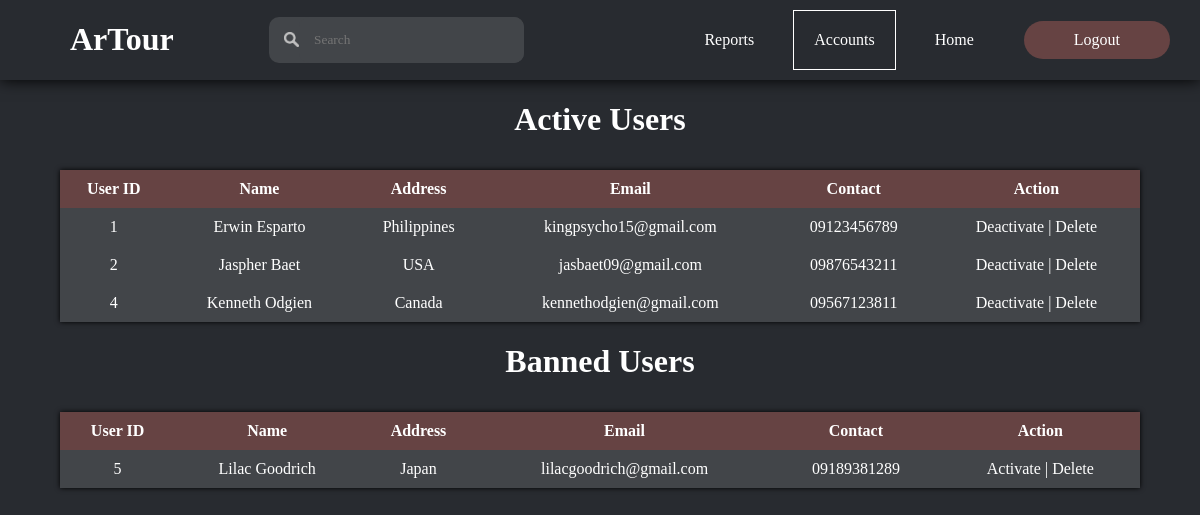
Page /html/userManage.php (signed in) on the committed database.
### tables this page shows
CREATE TABLE `users` (
  `profileId` int(11) NOT NULL,
  `profileType` int(11) NOT NULL,
  `profileName` varchar(255) NOT NULL,
  `profilePassword` varchar(255) NOT NULL,
  `profileDescription` varchar(255) NOT NULL,
  `profileAddress` varchar(255) NOT NULL,
  `profileEmail` varchar(255) NOT NULL,
  `profileNumber` varchar(11) NOT NULL,
  `profileFacebook` varchar(255) NOT NULL,
  `profileInstagram` varchar(255) NOT NULL,
  `profileX` varchar(255) NOT NULL,
  `profilePicture` varchar(255) NOT NULL,
  `dateCreated` date NOT NULL,
  `activeStatus` int(11) NOT NULL,
  `reportStatus` int(11) NOT NULL,
  `resetToken` varchar(64) DEFAULT NULL,
  `resetTokenExpire` datetime DEFAULT NULL
);

### html/userManage.php (the view, shortened to what this page needs)
<!DOCTYPE html>
<html lang="en">
<head>
    <link rel="stylesheet" href="../css/userManage.css">
</head>
<body>
    <?php
        $DBHost = "localhost";
        $DBUser = "root";
        $DBPass = "";
        $DBName = "artourdb";
        $conn = mysqli_connect($DBHost, $DBUser, $DBPass, $DBName);
        $loggedIn = $_SESSION['loggedIn'] ?? false;
        $getUsers = "SELECT * FROM users WHERE profileType!=1 AND activeStatus!=0";
        $usersResult = mysqli_query($conn, $getUsers);
        $usersRow = mysqli_num_rows($usersResult);
        $getBannedUsers = "SELECT * FROM users WHERE profileType!=1 AND activeStatus!=1";
        $bannedUsersResult = mysqli_query($conn, $getBannedUsers);
        $bannedUsersRow = mysqli_num_rows($bannedUsersResult);
    ?>
    <header>
        <div class="mainheader">
            <div class="logo">
                <h1> ArTour </h1>
            </div>
            <div class="search">
                <form action="search.php" method="POST">
                    <img src="../images/searchicon.png" alt="">
                    <input type="search" id="search" name="search" placeholder="Search">
                </form>
            </div>
            <div class="navigation">
                <nav class="sections">
                <?php
                    if ($loggedIn == true && $_SESSION['userType']==2){
                        echo '
                            <a href="uploadimage.php"> Upload </a>
                            <a href="notifications.php"> Notifications </a>
                            <a href="chats.php"> Chats </a>
                            <a href="profile.php"> Profile </a>
                            <a class="button" href="logout.php"> Logout </a>
                        ';
                    }
                    else if ($loggedIn == true && $_SESSION['userType']==1){
                        echo '
                            <a href="reports.php"> Reports </a>
                            <a class="active" href="#"> Accounts </a>
                            <a href="home.php"> Home </a>
                            <a class="button" href="logout.php"> Logout </a>
                        ';
                    }
                    else {
                        echo '
                            <a href="login.php"> Upload an Image </a>
                            <a class="button" href="login.php"> Login </a>
                        ';
                    }
                ?>
                </nav>
            </div>
        </div>
    </header>
    <main>
    <div class="table">
        <h1> Active Users </h1>
            <table class="reports">
                <thead>
                    <tr class="columns">
                        <th>User ID</th>
                        <th>Name</th>
                        <th>Address</th>
                        <th>Email</th>
                        <th>Contact</th>
                        <th>Action</th>
                    </tr>
                </thead>
                <tbody>
                <?php
                    if($usersRow>0){
                        while ($user = mysqli_fetch_assoc($usersResult)){
                            echo "
                            <tr class='user'>
                                <td>".$user['profileId']." </td>
                                <td>".$user['profileName']."</td>
                                <td>".$user['profileAddress']."</td>
                                <td>".$user['profileEmail']."</td>
                                <td>".$user['profileNumber']."</td>
                                <td> <a class='disable' href='javascript:void()' onClick='disAlert(".$user['profileId'].")'> Deactivate </a> |
                                <a class='disable' href='javascript:void()' onClick='delAlert(".$user['profileId'].")'> Delete </a> </td>
                            </tr>";
                        }
                    }
                    ?>
                </tbody>
            </table>
        </div>
        <div class="table">
        <h1> Banned Users </h1>
            <table class="reports">
                <thead>
                    <tr class="columns">
                        <th>User ID</th>
                        <th>Name</th>
                        <th>Address</th>
                        <th>Email</th>
                        <th>Contact</th>
                        <th>Action</th>
                    </tr>
                </thead>
                <tbody>
                <?php
                    if($bannedUsersRow>0){
                        while ($bannedUser = mysqli_fetch_assoc($bannedUsersResult)){
                            echo "
                            <tr class='user'>
                                <td>".$bannedUser['profileId']." </td>
                                <td>".$bannedUser['profileName']."</td>
                                <td>".$bannedUser['profileAddress']."</td>
                                <td>".$bannedUser['profileEmail']."</td>
                                <td>".$bannedUser['profileNumber']."</td>
                                <td> <a class='enable' href='javascript:void()' onClick='actAlert(".$bannedUser['profileId'].")'> Activate </a> |
                                <a class='disable' href='javascript:void()' onClick='delAlert(".$bannedUser['profileId'].")'> Delete </a> </td>
                            </tr>";
                        }
                    }
                    ?>
                </tbody>
            </table>
        </div>
    </main>
</body>
</html>

### css/userManage.css (style rules this page uses)
body { background-color: #282b30; background-size: cover; font-family: 'Century Gothic'; padding: 0; margin: 0; }
header { background-color: #282b30; display: flex; flex-direction: column; box-shadow: 0 0 15px black; width: 100%; position:sticky; top: 0; z-index: 99; }
.mainheader { display: flex; justify-content: space-between; align-items: center; }
.logo h1 { position:relative; left: 70px; color: white; }
.search { width: 20%; }
.search form { display: flex; align-items: center; flex-direction: row; background: #424549; border-radius: 10px; width: 100%; padding-left: 15px; }
.search form img { width: 15px; height: 15px; }
.search form input { background: #424549; padding: 15px; width: 100%; border: none; outline: none; box-sizing: border-box; font-family: "Century Gothic"; color: white; border-radius: 10px; }
.navigation { display: flex; flex-direction: row; }
nav { display: flex; align-items: center; }
nav a.active { box-shadow: 0 0 0 1px white; pointer-events: none; }
.table { display: flex; flex-direction: column; justify-content: center; align-items: center; color: white; width: 100%; }
table { width: 90%; border-collapse: collapse; box-shadow: 0px 0px 5px black; margin-top: 10px; overflow-x: auto; }
th, td { background: #424549; padding: 10px; text-align: center; }
th { background-color: #664343; color: white; }
.user a { text-decoration: none; color: white; }

### rows in the picture
users: profileId "1", profileName "Erwin Esparto", profileAddress "Philippines", profileEmail "kingpsycho15@gmail.com", profileNumber "09123456789"
users: profileId "2", profileName "Jaspher Baet", profileAddress "USA", profileEmail "jasbaet09@gmail.com", profileNumber "09876543211"
users: profileId "4", profileName "Kenneth Odgien", profileAddress "Canada", profileEmail "kennethodgien@gmail.com", profileNumber "09567123811"
users: profileId "5", profileName "Lilac Goodrich", profileAddress "Japan", profileEmail "lilacgoodrich@gmail.com", profileNumber "09189381289"
